Frame 1 (no input): blank canvas, image omitted
Frame 60 (no input): blank canvas, image omitted
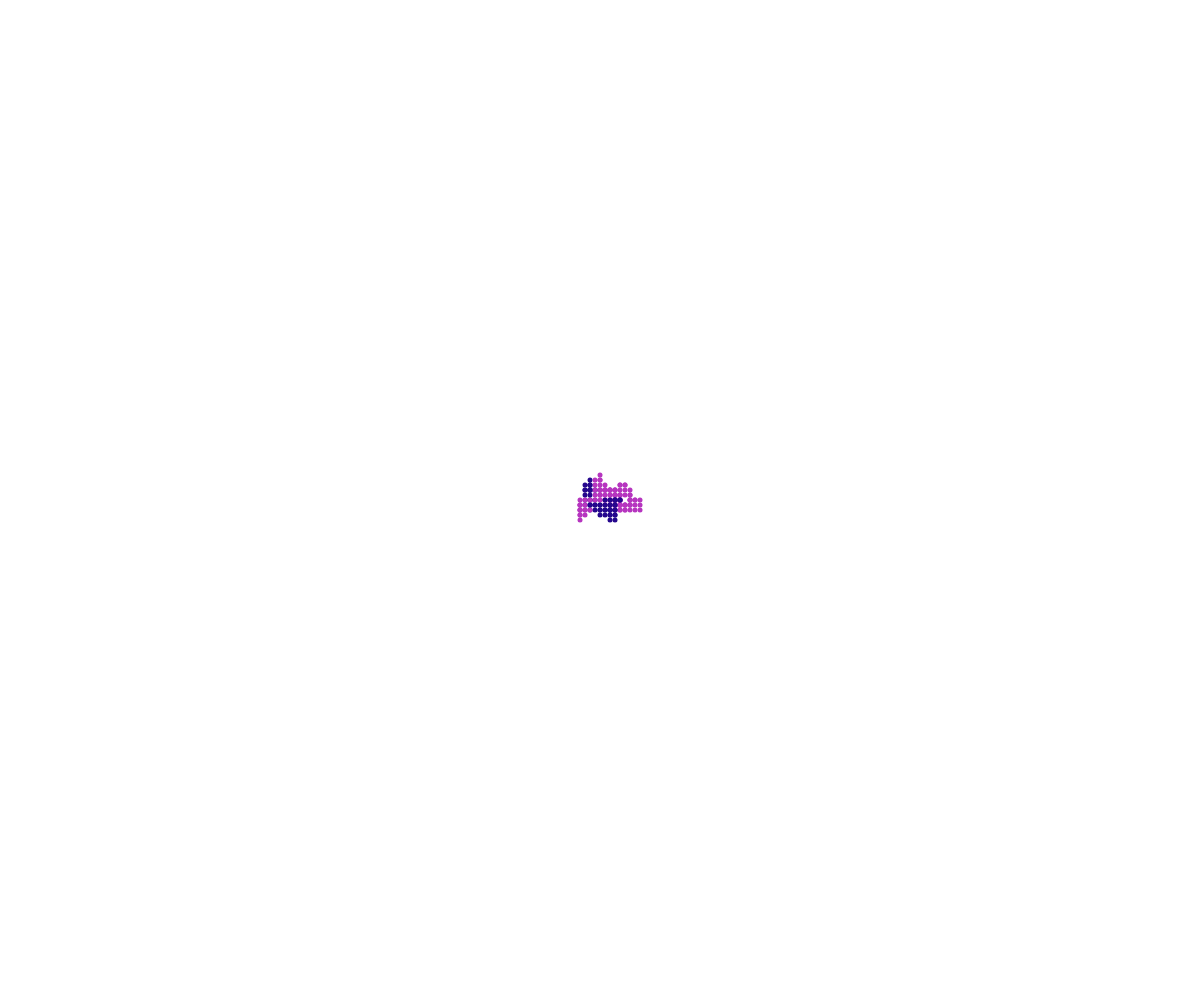
Frame 120 (the mouse pressed at the canvas centre since frame 60)

The p5.js sketch whose frames 1 and 60 were blank and that drew this single picture after the mouse press (run headless with seeded random() and noise() and a simulated clock; from frame 60 on, the mouse is pressed at the canvas centre):

// p5.js sketch
// ── sketch.js
//OOP walker demo

class Walker{
  constructor(x,y){
    this.x = x;
    this.y = y;
    this.color =color(random(255),random(255),random(255));
    this.speed= 5;
    this.size= 5;
  }
  display(){
    noStroke();
    fill(this.color);
    circle(this.x,this.y,this.size);
  }
  move(){
    let choice = random(100);
    if (choice<25){
      //up
      this.y -= this.speed;
    }
    else if (choice<50){
      //down
      this.x += this.speed;
    }
    else if (choice<75){
      //left
      this.x -= this.speed;
    }
    else {
      //right
      this.y += this.speed;
    }
    
  }
}
let walkerArray = [];
function setup() {
  createCanvas(windowWidth, windowHeight);
  let kevin = new Walker(width/2,height/2);
  walkerArray.push(kevin);
  //mik = new Walker(200,400);
  //mik.color= "yellow";
}

function draw() {
  for (let i = 0; i < walkerArray.length; i++){
    walkerArray[i].move();
    walkerArray[i].display();
  }
  //kevin.move();
  //mik.move();
  //kevin.display();

  
  //mik.display();
}
function mousePressed(){
  let someWalker = new Walker(mouseX,mouseY);
  walkerArray.push(someWalker);
}
